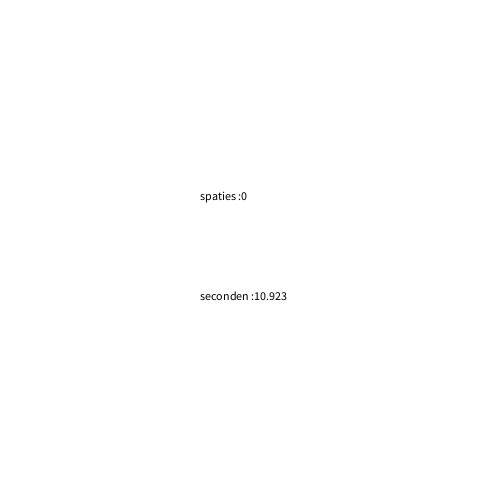
Frame 1 (no input)
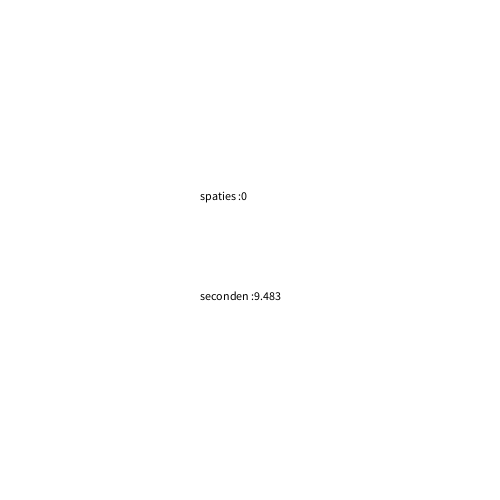
Frame 60 (the mouse pressed at the canvas centre just before this capture)
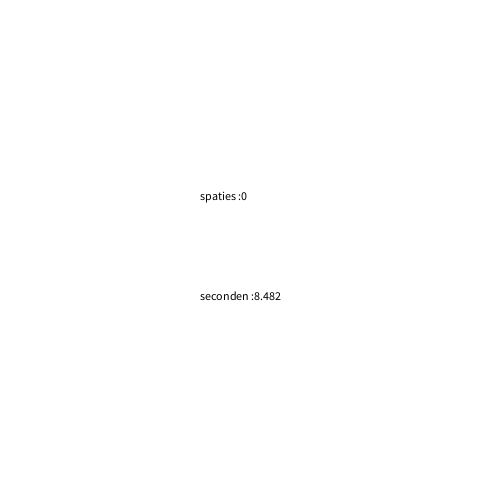
Frame 120 (the mouse held since frame 60 and released just before this capture)

The Processing sketch that drew these frames (run headless with seeded random() and noise(); from frame 60 on, the mouse is pressed at the canvas centre):

// Processing sketch: h12opdr2
// ── h12opdr2.pde
int sec;
int millis;
int spaties=0;
boolean racing= true;
int secover;

void setup() {
  size(500, 500);
}

void draw() {
  background(255);
  
  sec=millis()/1000;
  secover=10-sec;
  millis= 1000 - (millis()%1000);

  if (secover<=0) {
    secover=0;
    millis=0;
  }

  if (sec >=10) {
    racing=false;
  }
  fill(0);
  text("spaties :"+spaties, 200, 200);
  text("seconden :"+secover+"."+millis, 200, 300);
}

void keyReleased() {
  if (keyCode==32 && racing) {
    spaties++;
  }
}
